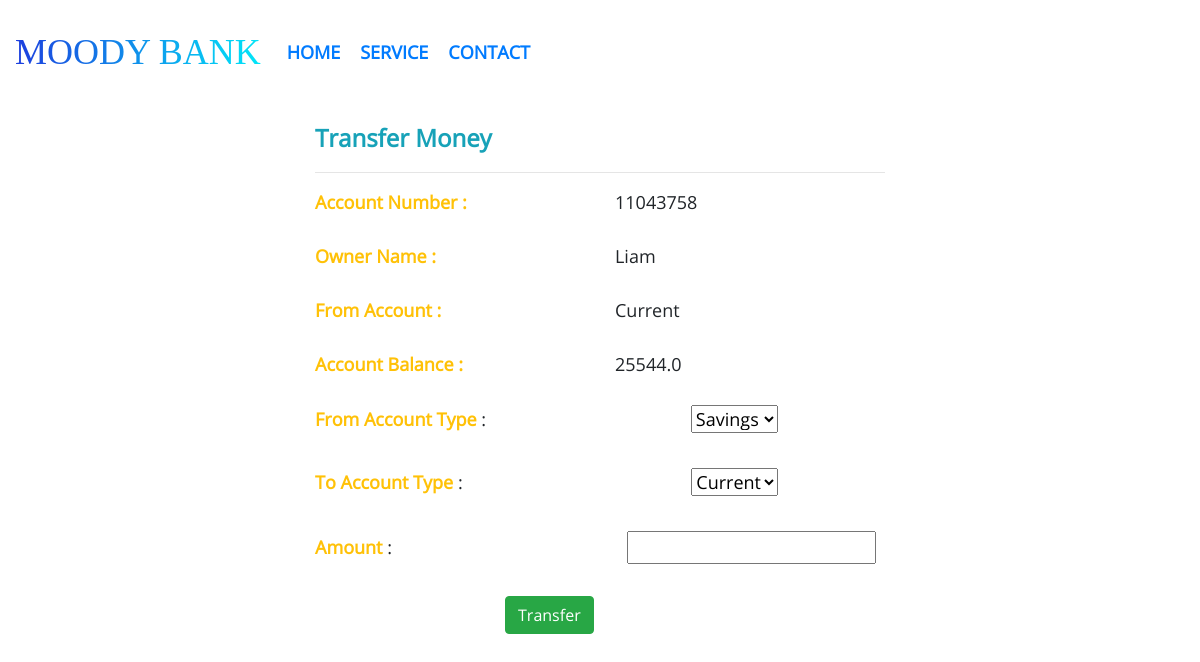
The page /transfer/11043758 on the database its author committed.
### application/models.py (models this page shows, shortened)
class Account(db.Model):
	acc_no = db.Column(db.Integer, primary_key=True)
	acc_balance = db.Column(db.Float, nullable=False)
	acc_type = db.Column(db.String(1), nullable=False)
	acc_createDate = db.Column(db.DateTime, nullable=False, default=d.today())
	cust_id = db.Column(db.Integer, db.ForeignKey('customer.cust_id'), nullable=False)

class Customer(db.Model):
	ssn = db.Column(db.Integer, primary_key=True)
	cust_id = db.Column(db.Integer, unique=True, nullable=False)
	cust_name = db.Column(db.String(20), nullable=False)
	cust_address = db.Column(db.Text, nullable=False)
	cust_contact = db.Column(db.Integer,nullable=False)
	cust_age = db.Column(db.Integer, nullable=False)
	cust_state = db.Column(db.String(20),nullable=False)
	cust_city = db.Column(db.String(30),nullable=False)
	accounts = db.relationship('Account', backref='Owner', lazy=True)
	transactions = db.relationship('Transaction', backref='Owner', lazy=True)

### application/routes.py (the view, shortened to what this page needs)
@app.route("/transfer/<int:acc_no>",methods=["GET","POST"])
def transfer(acc_no):
	form = TransferMoneyForm()
	account = searchAccount(acc_no=acc_no)
	return render_template("transfer.html",title="Transfer Money", account=account, form=form)

### application/forms.py
class TransferMoneyForm(FlaskForm):
	amount = FloatField("Amount", validators=[DataRequired()])
	from_acc = SelectField("From Account Type", validators=[DataRequired()], default='S', choices=[('S', "Savings"),('C', "Current")])
	to_acc = SelectField("To Account Type", validators=[DataRequired()], default='C', choices=[('S', "Savings"),('C', "Current")])
	submit = SubmitField("Transfer")

### application/utils.py (called while the page is built, shortened)
def searchAccount(acc_no=None, cust_id=None, acc_type='S'):
	if acc_no != 0:
		account = Account.query.filter_by(acc_no=acc_no).first()
		if account:
			return account
		else:
			return None
	else:
		return None

### application/templates/transfer.html (shortened to what this page needs)
{% extends "layout.html"%}
{% block content%}
    <div class="row" style="font-size: large;">
        <div class="col-3"></div>
        <div class="col align-self-center">
            <legend class="text-info" style="font-weight: bold;">Transfer Money</legend><hr/>
            <div class="row">
                <div class="col-6 text-warning" style="font-weight: bold;">Account Number :</div><br/><br/>
                <div class="col-6">{{ account.acc_no }}</div>
            </div>
            <div class="row">
                <div class="col-6 text-warning" style="font-weight: bold;">Owner Name :</div><br/><br/>
                <div class="col-6">{{ account.Owner.cust_name }}</div>
            </div>
            <div class="row">
                <div class="col-6 text-warning" style="font-weight: bold;">From Account :</div><br/><br/>
                {% if account.acc_type == 'S'%}
                <div class="col-6">Savings</div>
                {% elif account.acc_type == 'C' %}
                <div class="col-6">Current</div>
                {% endif %}
            </div>
            <div class="row">
                <div class="col-6 text-warning" style="font-weight: bold;">Account Balance :</div><br/><br/>
                <div class="col-6">{{ account.acc_balance }}</div>
            </div>
                <form action="" method="POST">
                    <div>
                        {{ form.from_acc.label(class="text-warning",style="font-weight: bold;") }} :
                        {{ form.from_acc(style="margin-left:200px") }}
                    </div>
                    <div>
                        <br/> {{ form.to_acc.label(class="text-warning",style="font-weight: bold;") }} :
                        {{ form.to_acc(style="margin-left:224px") }}
                    </div>
                    <div>
                     <br/>  {{ form.amount.label(class="text-warning",style="font-weight: bold;") }} :
                        {{ form.amount(style="margin-left:230px") }}
                    </div><br/>
                    {{ form.submit(class="btn btn-success",style="margin-left:190px;") }}
                </form>
        </div>
        <div class="col-3"></div>
    </div>
{% endblock %}

### application/static/css/style1.css (style rules this page uses)
body { overflow: hidden; overflow-y: auto; font-family: "OpenSans-Regular"; }

### rows shown on the page
Account: acc_no "11043758", acc_balance "25544.0"
Customer: Owner.cust_name "Liam"
